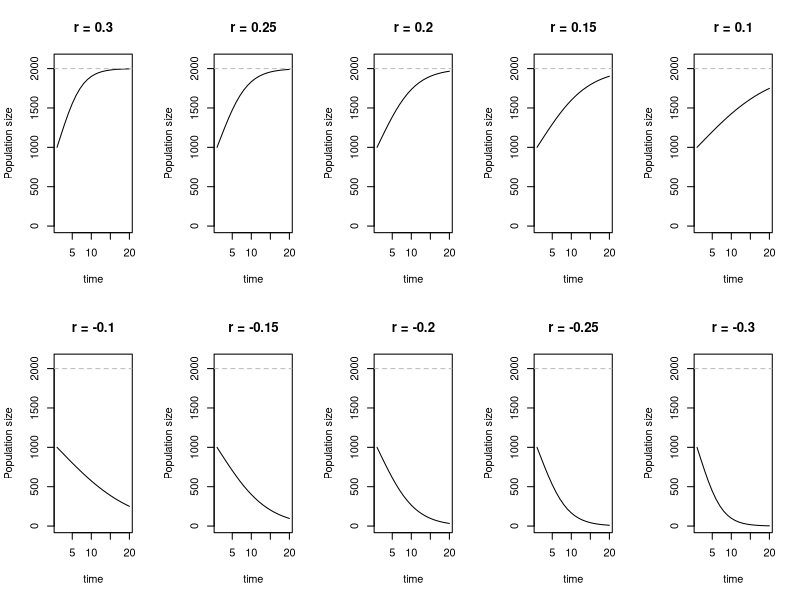
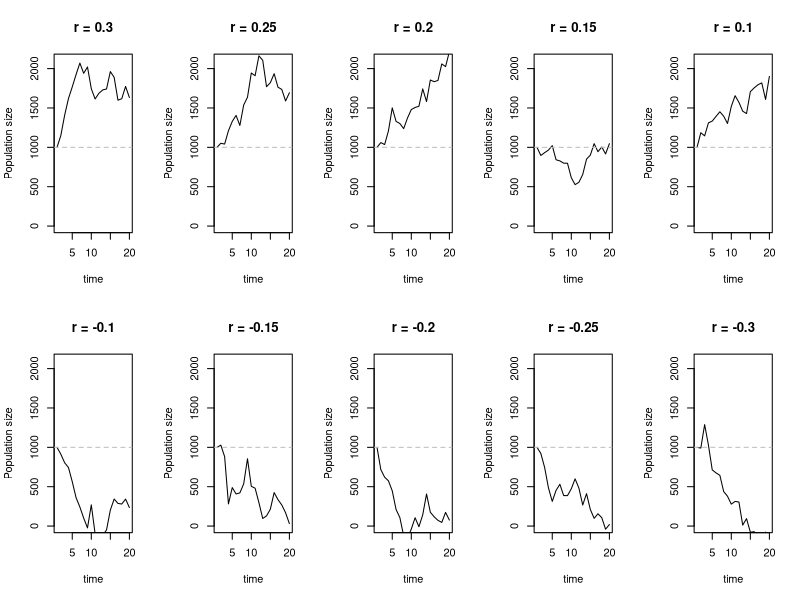
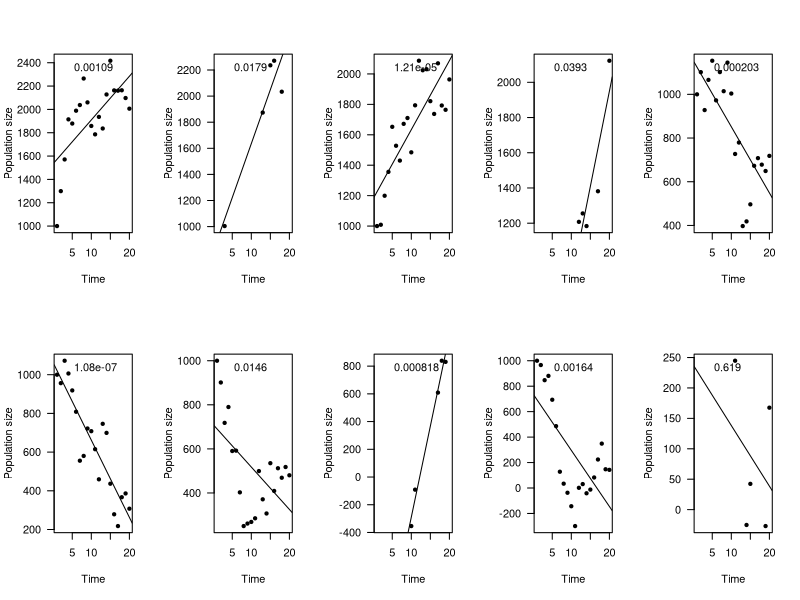

These charts were generated, in order, by the following R code:
#################################################################
#Simple model with different intrinsic growth rate without noise#
#################################################################
# housekeeping
rm(list=ls()) 
options(stringsAsFactors = FALSE)

# simple model of logistic growth
dNt <- function(r, N) r * N * (1 - N/2000)

# iterate growth through time
Nt <- function(r, N, t) {
  for (i in 1:(t - 1)) {
    # population at next time step is population at current time + pop growth
    N[i + 1] <- N[i] + dNt(r, N[i])
  }
  N
}
t <- 20
r = c(0.3,0.25,0.2,0.15,0.1,-0.1,-0.15,-0.2,-0.25,-0.3)
Nt0 <- 1000

par(mfrow=c(2,5))
for (i in seq_along(r)) {
  plot(1:t, Nt(r[i], Nt0, t), type = 'l', xlab = 'time', ylab = 'Population size',
       main = paste('r =', r[i]), ylim =c(0, 2100))
  abline(h = 2000, lty = 2, col='grey')
}

populations <- list()

for (i in 1:length(r)) {
  pop <- Nt(r[i], Nt0, t)
  populations[[paste0("pop", i)]] <- pop
}


df <- as.data.frame(populations)

time<-c(1:20)
df<-cbind(df,time)

# Sample for several populations
pop_sample <- c("pop2","pop4","pop8","pop10")

# Create a copy of the original data frame
modified_df <- df

# Loop over each column
for (col in pop_sample) {
  # Get 5 random indices from the current column
  sampled_indices <- sample(1:nrow(df), size = 5, replace = FALSE)
  
  modified_df[, col] <- NA
  modified_df[sampled_indices, col] <- df[sampled_indices, col]
}


#linear regression for each population
num_pops <- 10 

lm_models <- list()
mod_summaries <- list()

for (i in 1:num_pops) {
  #Use lm() to check for significance for every population
  lm_models[[i]] <- lm(modified_df[[paste0("pop", i)]] ~ modified_df$time)
  mod_summaries[[i]] <- summary(lm_models[[i]])
}
mod_summaries

# Everything is very significant...Wait, noise!

##############################################################
#Simple model with different intrinsic growth rate with noise#
##############################################################
# housekeeping
rm(list=ls()) 
options(stringsAsFactors = FALSE)
#Adding in the noise 
#simple model of logistic growth
dNt <- function(r, N) r * N * (1 - N/2000)

# iterate growth through time
Nt <- function(r, N, t,noise_sd) {
  for (i in 1:(t - 1)) {
    # population at next time step is population at current time + pop growth
    N[i + 1] <- N[i] + dNt(r, N[i])
    # Add noise
    N[i + 1] <- N[i + 1] + rnorm(1, 0, noise_sd)
  }
  N
}

# Parameters
t <- 20
r = c(0.3,0.25,0.2,0.15,0.1,-0.1,-0.15,-0.2,-0.25,-0.3)
Nt0 <- 1000
noise_sd <- 150  # Standard deviation of noise

par(mfrow=c(2,5))
# Plot population growth over time with noise
for (i in seq_along(r)) {
  plot(1:t, Nt(r[i], Nt0, t, noise_sd), type = 'l', xlab = 'time', ylab = 'Population size',
       main = paste('r =', r[i]), ylim =c(0, 2100))
  abline(h = 1000, lty = 2, col='grey')
}

populations <- list()

for (i in 1:length(r)) {
  pop <- Nt(r[i], Nt0, t,noise_sd)
  populations[[paste0("pop", i)]] <- pop
}


df <- as.data.frame(populations)

time<-c(1:20)
df<-cbind(df,time)

# Sample for several populations
pop_sample <- c("pop2","pop4","pop8","pop10")

modified_df <- df

# Loop over each column
for (col in pop_sample) {
  # Get 5 random indices from the current column
  sampled_indices <- sample(1:nrow(df), size = 5, replace = FALSE)

  modified_df[, col] <- NA
  modified_df[sampled_indices, col] <- df[sampled_indices, col]
}

#linear regression for each population
num_pops <- 10 

lm_models <- list()
mod_summaries <- list()

for (i in 1:num_pops) {
  #Use lm() to check for significance for every population
  lm_models[[i]] <- lm(modified_df[[paste0("pop", i)]] ~ modified_df$time)
  mod_summaries[[i]] <- summary(lm_models[[i]])
}
mod_summaries
#We could make the population declining the fast to be non-significance by introducing noise, but I might need to try better number combinations...

# Create a separate plot for each column which stands for a population
for (i in 1:num_pops) {
  # Create a new plot for each population
  plot(modified_df$time, modified_df[[paste0("pop", i)]], pch = 20, type = 'p', las = 1,
       xlab = 'Time',
       ylab = 'Population size')
  
  lm_model <- lm(modified_df[[paste0("pop", i)]] ~ modified_df$time)
  abline(lm_model)
  # Adding p-value to the plot
  my.p <- summary(lm_model)$coefficients[2,4]
  my.p<-format(my.p, digits = 3)
  #mtext(my.p, side=3)
  legend('topleft', legend = my.p, bty = 'n')
}
